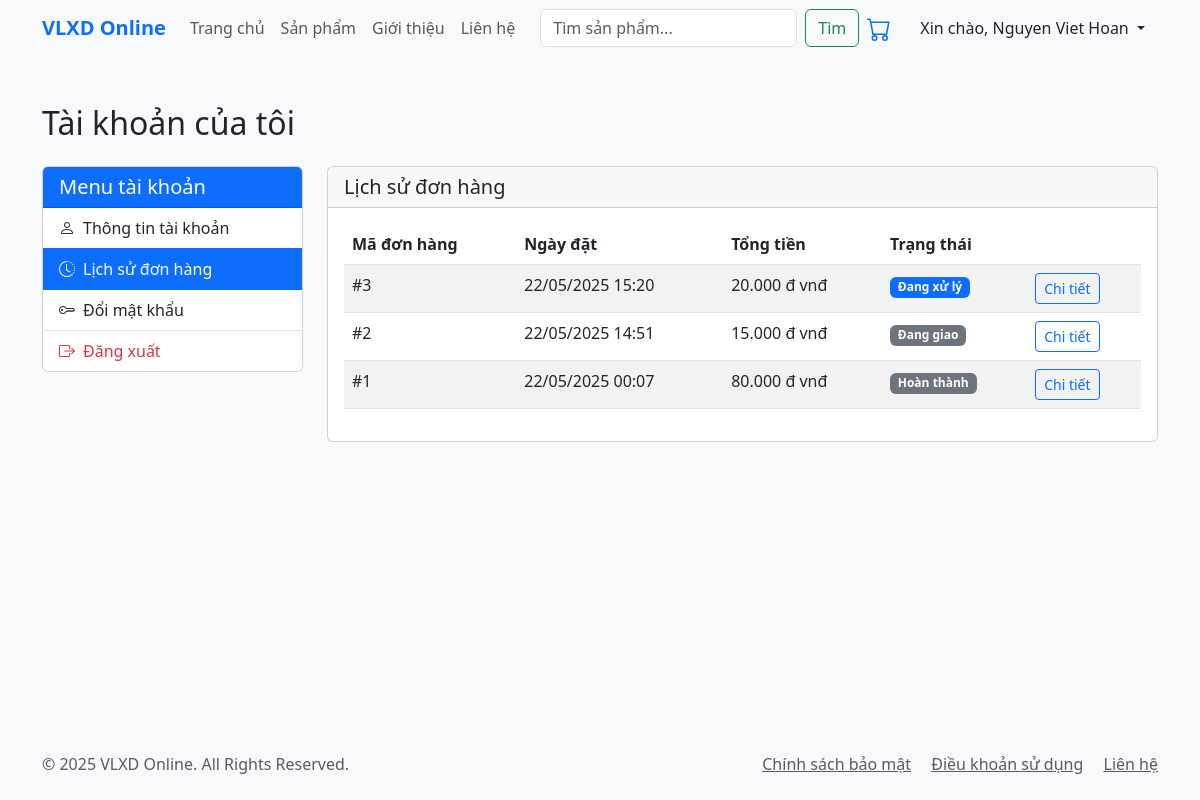
Page /views/user/my_account.php?page=order_history (signed in) on the committed database.
### tables this page shows
CREATE TABLE `orders` (
  `OrderID` int(11) NOT NULL,
  `UserID` int(11) DEFAULT NULL,
  `CustomerName` varchar(100) NOT NULL,
  `CustomerPhone` varchar(15) NOT NULL,
  `CustomerAddress` text NOT NULL,
  `OrderDate` datetime DEFAULT current_timestamp(),
  `TotalAmount` decimal(15,0) NOT NULL CHECK (`TotalAmount` >= 0),
  `Status` varchar(50) DEFAULT 'Mới',
  `Notes` text DEFAULT NULL
);

### utils/helpers.php (called while the page is built, shortened)
<?php
function format_price($price) {
    return number_format($price, 0, ',', '.') . ' đ';
}

### views/user/my_account.php (the view, shortened to what this page needs)
<?php
require_once '../../utils/helpers.php';
$user_id = $_SESSION['user_id'];
$current_page = isset($_GET['page']) ? $_GET['page'] : 'profile';
$section_titles = [
    'profile' => 'Thông tin tài khoản',
    'order_history' => 'Lịch sử đơn hàng',
    'change_password' => 'Đổi mật khẩu'
];
include_once '../../includes/header.php';
?>
<div class="container mt-4">
    <h2 class="mb-4">Tài khoản của tôi</h2>
    <div class="row">
        <div class="col-md-3 mb-4">
            <div class="card">
                <div class="card-header bg-primary text-white">
                    <h5 class="mb-0">Menu tài khoản</h5>
                </div>
                <div class="list-group list-group-flush">
                    <a href="my_account.php?page=profile"
                       class="list-group-item list-group-item-action <?php echo $current_page == 'profile' ? 'active' : ''; ?>">
                       <i class="bi bi-person me-2"></i>Thông tin tài khoản
                    </a>
                    <a href="my_account.php?page=order_history"
                       class="list-group-item list-group-item-action <?php echo $current_page == 'order_history' ? 'active' : ''; ?>">
                       <i class="bi bi-clock-history me-2"></i>Lịch sử đơn hàng
                    </a>
                    <a href="my_account.php?page=change_password"
                       class="list-group-item list-group-item-action <?php echo $current_page == 'change_password' ? 'active' : ''; ?>">
                       <i class="bi bi-key me-2"></i>Đổi mật khẩu
                    </a>
                    <a href="../../logout.php" class="list-group-item list-group-item-action text-danger">
                        <i class="bi bi-box-arrow-right me-2"></i>Đăng xuất
                    </a>
                </div>
            </div>
        </div>
        <div class="col-md-9">
            <div class="card">
                <div class="card-header">
                    <h5 class="mb-0"><?php echo $section_titles[$current_page] ?? 'Tài khoản'; ?></h5>
                </div>
                <div class="card-body">
                    <?php
                    switch ($current_page) {
                            ?>
                            <?php
                        case 'order_history':
                            $stmt = $conn->prepare("SELECT OrderID, DATE_FORMAT(OrderDate, '%d/%m/%Y %H:%i') AS FormattedDate,
                                                  TotalAmount, Status FROM Orders WHERE UserID = ? ORDER BY OrderDate DESC");
                            $stmt->bind_param("i", $user_id);
                            $stmt->execute();
                            $orders = $stmt->get_result();
                            if ($orders->num_rows > 0):
                            ?>
                                <div class="table-responsive">
                                    <table class="table table-striped table-hover">
                                        <thead>
                                            <tr>
                                                <th>Mã đơn hàng</th>
                                                <th>Ngày đặt</th>
                                                <th>Tổng tiền</th>
                                                <th>Trạng thái</th>
                                                <th></th>
                                            </tr>
                                        </thead>
                                        <tbody>
                                            <?php while ($order = $orders->fetch_assoc()): ?>
                                                <tr>
                                                    <td>#<?php echo $order['OrderID']; ?></td>
                                                    <td><?php echo $order['FormattedDate']; ?></td>
                                                    <td><?php echo format_price($order['TotalAmount']); ?> vnđ</td>
                                                    <td>
                                                        <span class="badge <?php echo getStatusBadgeClass($order['Status']); ?>">
                                                            <?php echo htmlspecialchars($order['Status']); ?>
                                                        </span>
                                                    </td>
                                                    <td>
                                                        <a href="order_detail.php?id=<?php echo $order['OrderID']; ?>" class="btn btn-sm btn-outline-primary">
                                                            Chi tiết
                                                        </a>
                                                    </td>
                                                </tr>
                                            <?php endwhile; ?>
                                        </tbody>
                                    </table>
                                </div>
                            <?php endif;
                            break;
                            ?>
                            <?php
                    }
                    ?>
                </div>
            </div>
        </div>
    </div>
</div>
<?php
function getStatusBadgeClass($status) {
    switch ($status) {
        case 'Đang xử lý':
            return 'bg-primary';
        default:
            return 'bg-secondary';
    }
}
include_once '../../includes/footer.php';
?>

### assets/css/style.css (style rules this page uses)
body { font-family: 'Segoe UI', Tahoma, Geneva, Verdana, sans-serif; background-color: #f8f9fa; min-height: 100vh; }

### rows in the picture
orders: OrderID "3", FormattedDate "22/05/2025 15:20", TotalAmount "20.000 đ", Status "Đang xử lý"
orders: OrderID "2", FormattedDate "22/05/2025 14:51", TotalAmount "15.000 đ", Status "Đang giao"
orders: OrderID "1", FormattedDate "22/05/2025 00:07", TotalAmount "80.000 đ", Status "Hoàn thành"

### other values in the picture
$_SESSION['user_fullname'] "Nguyen Viet Hoan"
$section_titles[$current_page] "Lịch sử đơn hàng"
